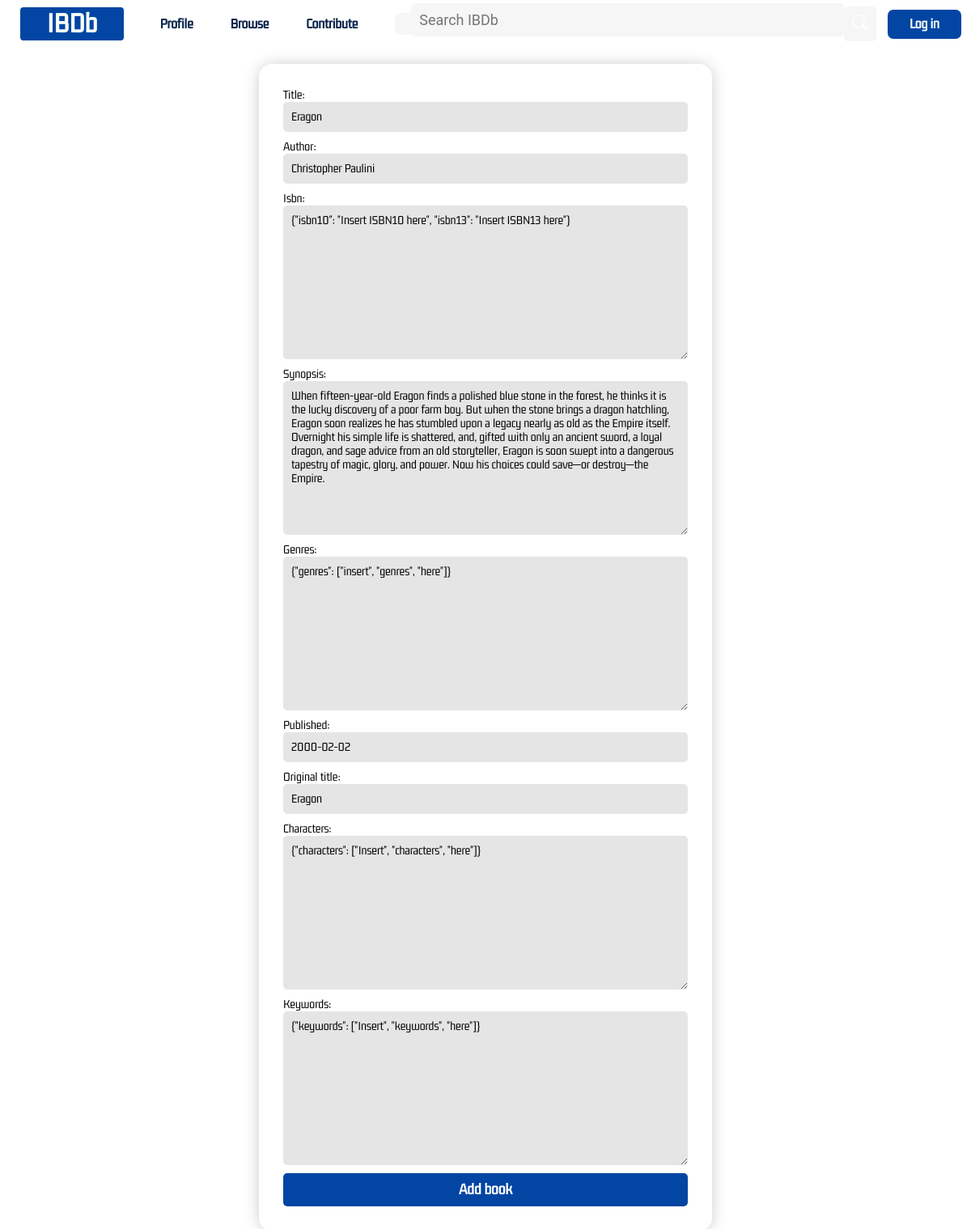
The app's page /book/edit/1/, older data.
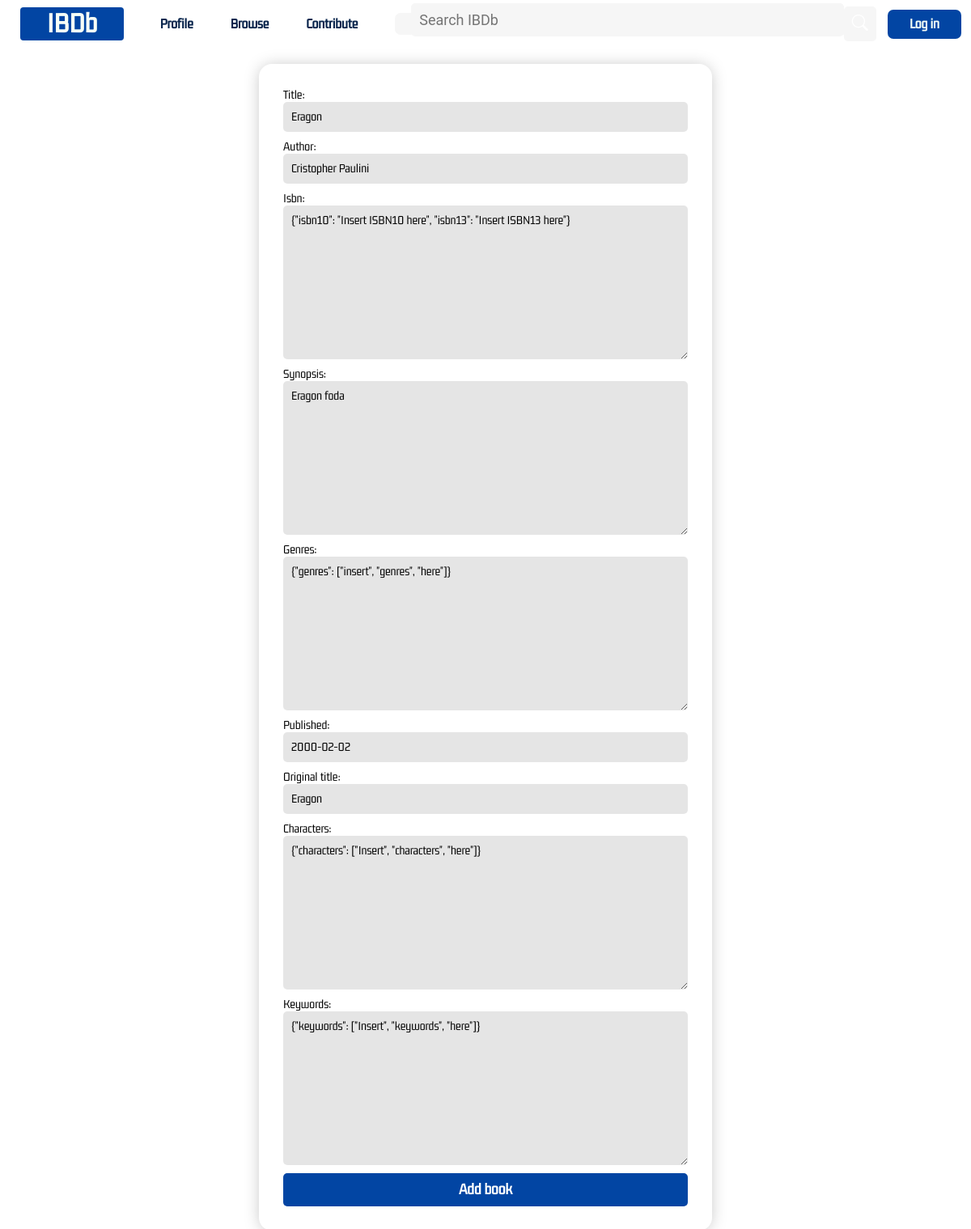
The same page, newer data.
### books/models.py (models this page shows, shortened)
class AbstractBook(models.Model):
	title = models.CharField(max_length=128, default="")
	author = models.CharField(max_length=64, default="")
	isbn = models.JSONField(max_length=64, default=dict)
	synopsis = models.TextField(max_length=600, default="")
	genres = models.JSONField(max_length=64, default=dict)
	published = models.DateField(default=date(2000, 2, 2))
	original_title = models.CharField(max_length=128, default="")
	characters = models.JSONField(max_length=528, default=dict)
	keywords = models.JSONField(max_length=528, default=dict)
	class Meta:
		abstract = True

class Book(AbstractBook):
	book_cover = models.ImageField(upload_to="books")
	protection = models.BooleanField(max_length=128, default=False)

### books/views.py (the view)
# urls.py: path('book/edit/<str:book_id>/', views.edit_book, name="edit_book"),
def edit_book(request, book_id):
	book = get_object_or_404(Book, id=book_id)
	if request.method == "POST":
		if book.protection:
			new_book = BookRequest()
			form = EditBookRequestForm(request.POST, instance=book)
			if form.is_valid():
				new_book.title = form.cleaned_data["title"]
				new_book.author = form.cleaned_data["author"]
				new_book.isbn = form.cleaned_data["isbn"]
				new_book.synopsis = form.cleaned_data["synopsis"]
				new_book.genres = form.cleaned_data["genres"]
				new_book.published = form.cleaned_data["published"]
				new_book.original_title = form.cleaned_data["original_title"]
				new_book.characters = form.cleaned_data["characters"]
				new_book.keywords = form.cleaned_data["keywords"]
				new_book.change = "Book"
				new_book.user = User.objects.get(username=request.user.username)
				new_book.book_cover = "NULL"
				new_book.save()
				return HttpResponseRedirect(reverse("book", args=[book.id]))
		else:
			form = EditBookForm(request.POST, instance=book)
			if form.is_valid():
				edit_book = form.save()
				user = User.objects.get(username=request.user.username)
				user.contributions += 1
				user.save()
				return HttpResponseRedirect(reverse("book", args=[book.id]))
			else:
				return render(request, "books/edit_book.html", {
					"form": form
					})
	else:
		if book.protection:
			return render(request, "books/edit_book.html", {
				"form": EditBookRequestForm(instance=book),
				"book_id": book.id
				})
		return render(request, "books/edit_book.html", {
			"form": EditBookForm(instance=book),
			"book_id": book.id
			})

### books/forms.py
class EditBookRequestForm(forms.ModelForm):
	class Meta:
		model = BookRequest
		exclude = ['book_cover', "protection", "user", "date", "change"]

### books/templates/books/edit_book.html (shortened to what this page needs)
{% extends 'books/layout.html' %}
{% load static %}
{% block css %}<link rel="stylesheet" href="{% static 'css/contribute.css' %}">{% endblock %}
{% block body %}
<form class="contribute-form" action="{% url 'edit_book' book_id %}" method="post">
	{{ form }}
	<button type="submit">Add book</button>
</form>
{% endblock %}

Row changes from the older to the newer data that the page shows:
changed Book "Eragon": author "Christopher Paulini" → "Cristopher Paulini"; synopsis "When fifteen-year-old Eragon finds a polished blue stone in the forest, he thinks it is the lucky discovery of a poor farm boy. But when the stone brings a dragon hatchling, Eragon soon realizes he has stumbled upon a legacy nearly as old as the Empire itself. Overnight his simple life is shattered, and, gifted with only an ancient sword, a loyal dragon, and sage advice from an old storyteller, Eragon is soon swept into a dangerous tapestry of magic, glory, and power. Now his choices could save—or destroy—the Empire." → "Eragon foda"
